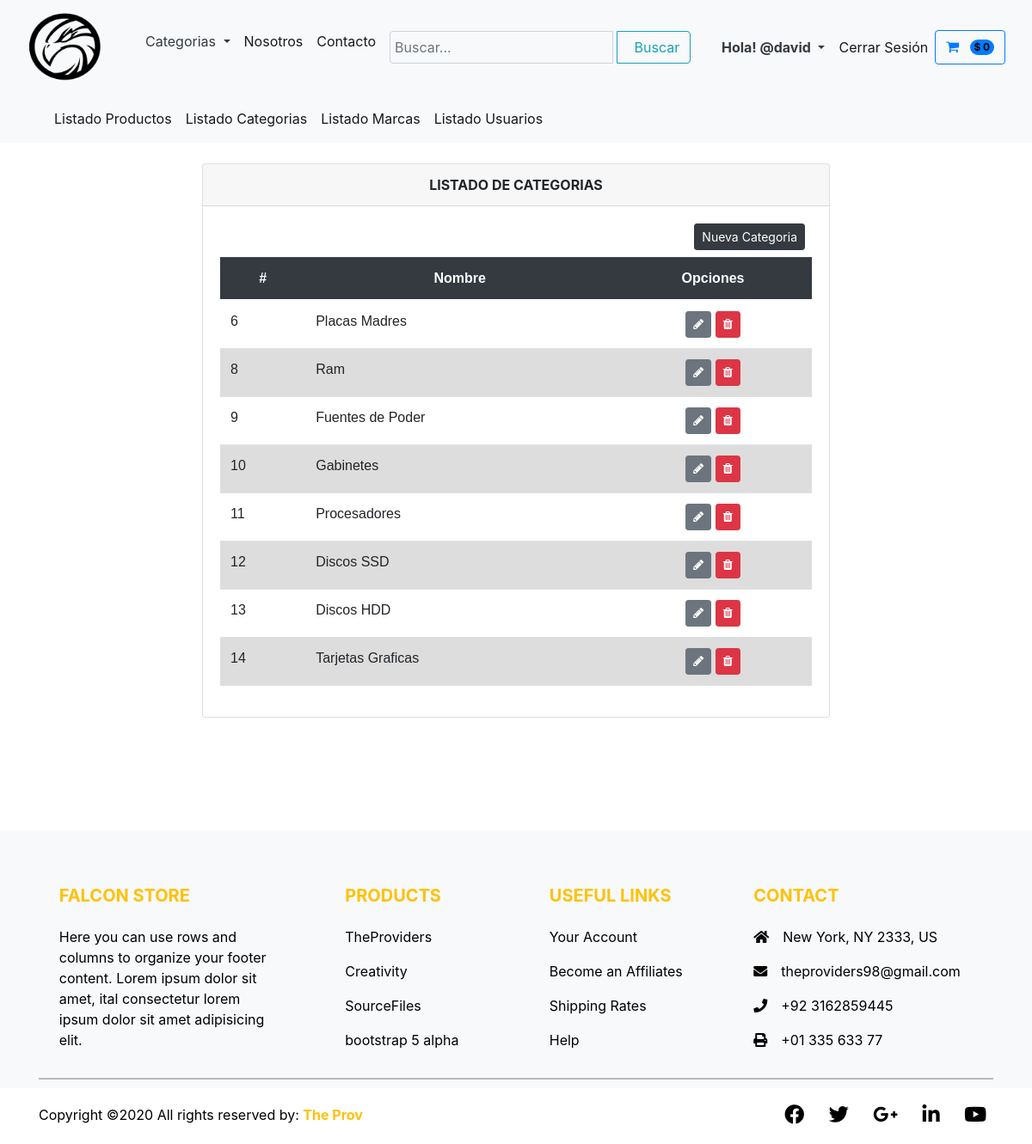
Page /categorias/ (signed in) on the earlier database version.
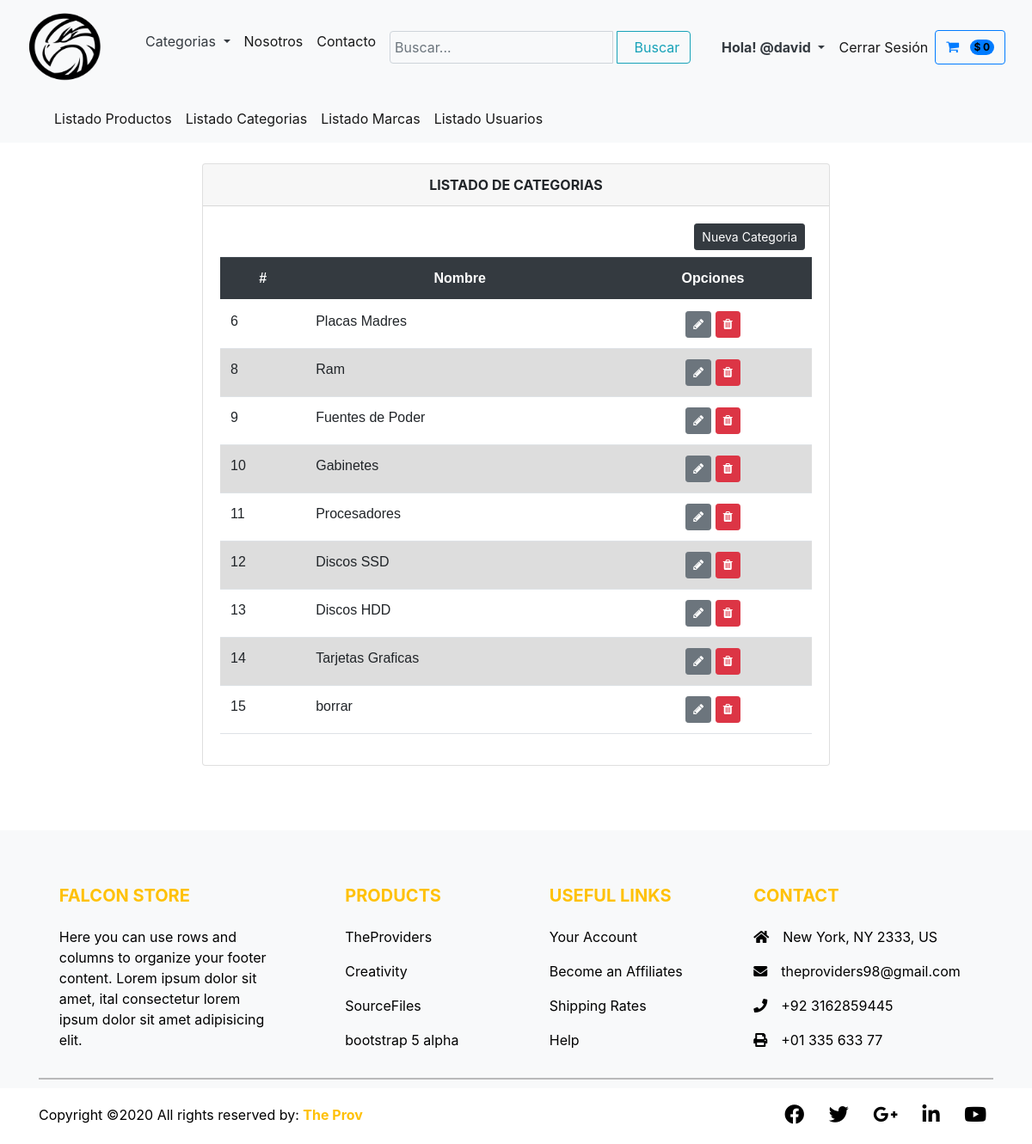
Same page on the later database version.
### app/models.py (models this page shows, shortened)
class Categorias(models.Model):
    nombre = models.CharField(max_length=100)
    class Meta:
        db_table = "categorias"
        verbose_name = 'Categoria'
        verbose_name_plural = 'Categorias'
        ordering = ['id']

### app/views.py (the view)
# urls.py: path('categorias/', views.listCategorias, name='categorias'),
@login_required(login_url='/login')
@permission_required('view_Categoria')
def listCategorias(request):
    lista_categorias = Categorias.objects.all().order_by('id')
    page = request.GET.get('page', 1)
    try:
        paginator = Paginator(lista_categorias, 10)
        lista_categorias = paginator.page(page)
    except:
        raise Http404
    data = {'entity': lista_categorias,
            'title': 'LISTADO DE CATEGORIAS',
            'paginator': paginator
            }
    return render(request,'listadocategorias.html', data)

### app/context_processors.py (called while the page is built)
def extras(request):
	lista_categorias = Categorias.objects.all().order_by('nombre')
	return {'categorias':lista_categorias}

def importe_total_carro(request):
	total=0
	if request.user.is_authenticated:
		if "carro" in request.session:
			for key, value in request.session["carro"].items():
				total= total + int(value["precio"])
	return {"importe_total_carro":total}

def total_carro(request):
    total=0
    if request.user.is_authenticated:
        if "carro" in request.session:
            for key, value in request.session["carro"].items():
                total= total + int(value["cantidad"])
    return {"total_carro":total}

### app/templates/listadocategorias.html (shortened to what this page needs)
{% extends 'layouts/base.html' %} {% block content %}
<div class="min-vh-100 d-flex flex-colum py-4">
    <div class="container">
        <div class="row justify-content-center">
            <div class="col-lg-8 col-md-6 col-sm-4 animate__animated animate__backInRight animate__delay-0.4s">
                <div class="card">
                    <div class="card-header text-center font-weight-bold">
                        {{ title }}
                    </div>
                    <div class="card-body  table-responsive">
                        <div class="d-flex justify-content-end mb-2 mx-2">
                            <a href="/addcategoria" class="btn btn-dark btn-sm pull-right" type="submit">
                            Nueva Categoria
                            </a>
                        </div>
                        <table class="table table-condensed">
                            <thead class="thead-dark">
                                <tr class="text-center">
                                    <th scope="col">#</th>
                                    <th scope="col">Nombre</th>
                                    <th colspan="2">Opciones</th>
                                </tr>
                            </thead>
                            <tbody>
                                {% load bootstrap_icons %} {% if entity %} {% for categoria in entity %}
                                <tr>
                                    <td>{{ categoria.id }}</td>
                                    <td>{{ categoria.nombre }}</td>
                                    <td colspan="2" class="text-center">
                                        <a class="btn btn-secondary btn-sm" href="{% url 'tienda:editcategoria' categoria.id %}" type="button"><i class="fa fa-pencil"></i></a>
                                        <a class="btn btn-danger btn-sm" href="{% url 'tienda:deleteCategoria' categoria.id %}" type="button"><i class="fa fa-trash"></i></a>
                                    </td>
                                </tr>
                                {% endfor %} {% else %}
                                <div class="text-center text-warning">
                                    <h3> No existen Productos relacionados a esta categoria</h3>
                                </div>
                                {% endif %}
                            </tbody>
                        </table>
                    </div>
                </div>
            </div>
        </div>
    </div>
</div>
{% endblock %}

Differences in the rows shown:
added Categorias: id "15", nombre "borrar"
